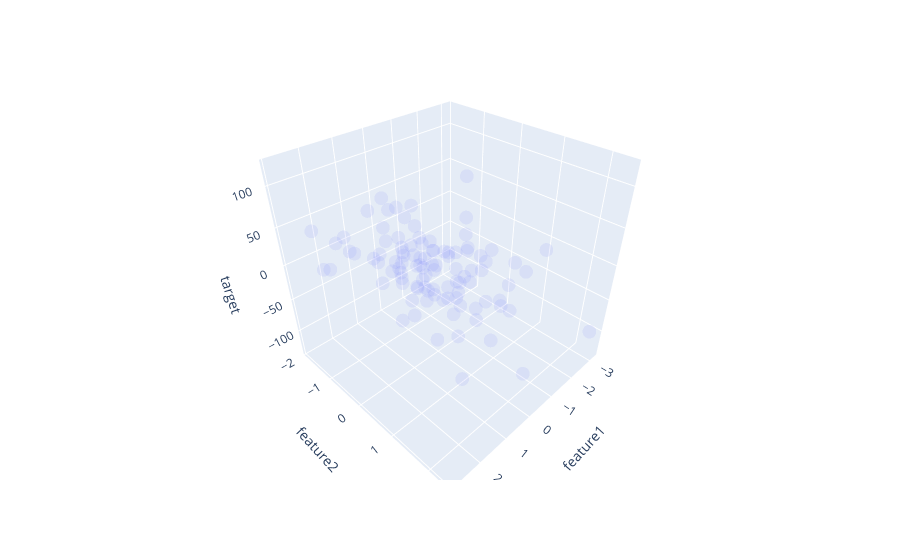

The cell this chart's notebook holds for it:
### Code cell
fig = px.scatter_3d(df, x='feature1', y='feature2', z='target', opacity=0.1)

fig.show()
